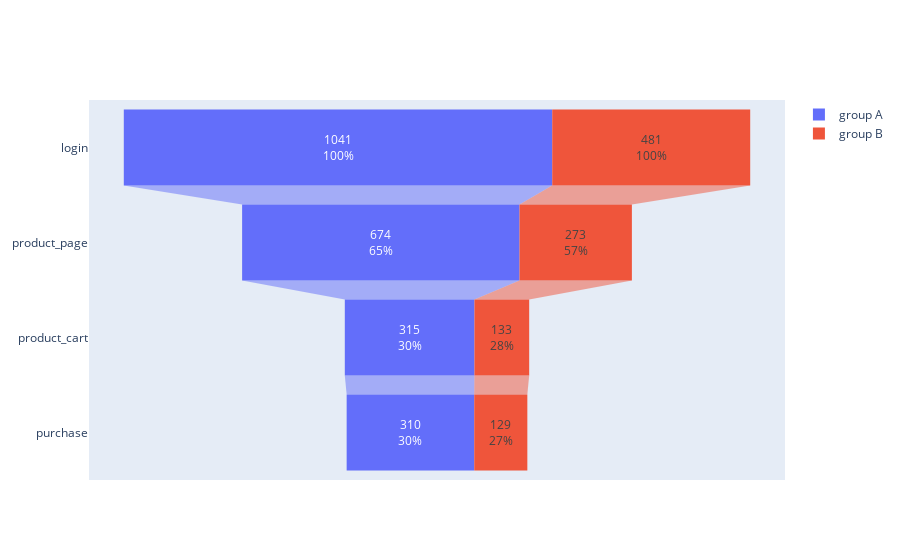

Notebook source saved alongside this figure:
### Markdown cell above
Получили довольно неоднозначные данные: с 13 по 18 декабря огромный всплеск активности группы А по сравнению с группой B - возможно, имеет место какая-то дополнительная акция, которую не учли в ТЗ?  
По количеству событий на пользователя сначала лидировала группа B, но потом контрольная группа ее опередила и до самого конца теста оставлась в лидерах. В конце теста показатли сравнялись.

### Code cell
# Построим воронку
fig = go.Figure()
fig.add_trace(go.Funnel(
    name= 'group A',
      y = ['login', 'product_page', 'product_cart',  'purchase'],
      x  = merged_with_events.query('group=="A"')\
        .groupby('event_name').user_id.nunique().sort_values(ascending=False),
         textinfo = "value+percent initial"
))
fig.add_trace(go.Funnel(
    name='group B',
    orientation='h',
    y = ['login', 'product_page', 'product_cart',  'purchase'],
    x  = merged_with_events.query('group=="B"')\
        .groupby('event_name').user_id.nunique().sort_values(ascending=False),
        textinfo = "value+percent initial"
))
fig.show()

### Figure 1 — Plotly figure (JSON) as saved in the notebook; plotly's stock layout.template omitted (floating-point values rounded to 4 significant figures)
{"data": [{"name": "group A", "textinfo": "value+percent initial", "type": "funnel", "x": [1041, 674, 315, 310], "y": ["login", "product_page", "product_cart", "purchase"]}, {"name": "group B", "orientation": "h", "textinfo": "value+percent initial", "type": "funnel", "x": [481, 273, 133, 129], "y": ["login", "product_page", "product_cart", "purchase"]}], "layout": {}}
